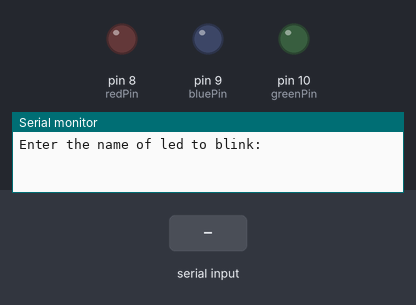
Simulated run of this sketch. Board: Arduino Uno, built with avr-gcc and run on an emulated ATmega328P. Parts: output pins drawn as LEDs (lit = HIGH), the last lines printed to the serial monitor. Dashed ring = blinking. Inputs (shaded band) come from the test bench.

Above: at 1.2 s.
1.3 s: "red" received over Serial
3.8 s: "90,45\n" received over Serial
At 4.1 s:
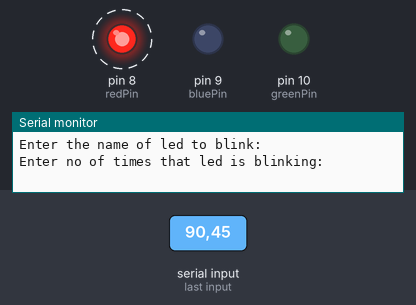
Timing chart, 0 to 12.8 s (numbered marks = the images above; inputs shaded):
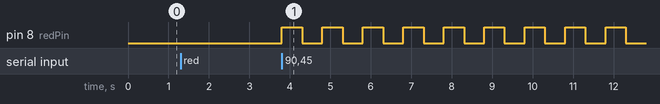

The sketch:

choosledblink_nooftimestoblink_project.ino
```cpp
String msg1 = "Enter the name of led to blink: ";
String msg2 = "Enter no of times that led is blinking: ";
String myname;
int no;
int redPin = 8;
int bluePin = 9;
int greenPin = 10;
int delayT = 500;
int j;
int k;
int m;

void setup() {
  Serial.begin(9600);
  pinMode(redPin, OUTPUT);
  pinMode(bluePin, OUTPUT);
  pinMode(greenPin, OUTPUT);
  // put your setup code here, to run once:
}

void loop() {
  Serial.println(msg1);
  while (Serial.available()==0){

  }
  myname = Serial.readString();
  Serial.println(msg2);
  while (Serial.available()==0){

  }
  no = Serial.parseInt();
  while (myname=="red"){
    for (j=1;j<=no;j=j+1){
      digitalWrite(redPin, HIGH);
      delay(delayT);
      digitalWrite(redPin, LOW);
      delay(delayT);
    }
  break;
break;
  }
  while (myname=="blue"){
    for (k=1;k<=no;k=k+1){
      digitalWrite(bluePin, HIGH);
      delay(delayT);
      digitalWrite(bluePin, LOW);
      delay(delayT);
    }
  break;
break;
  }
  while (myname=="green"){
    for (m=1;m<=no;m=m+1){
      digitalWrite(greenPin, HIGH);
      delay(delayT);
      digitalWrite(greenPin, LOW);
      delay(delayT);
    }
  break;
  }
}
```

Measured:
- after the input at 3.8 s, pin 8 (redPin): alternates HIGH for 0.50 s and LOW for 0.50 s, starting at once
